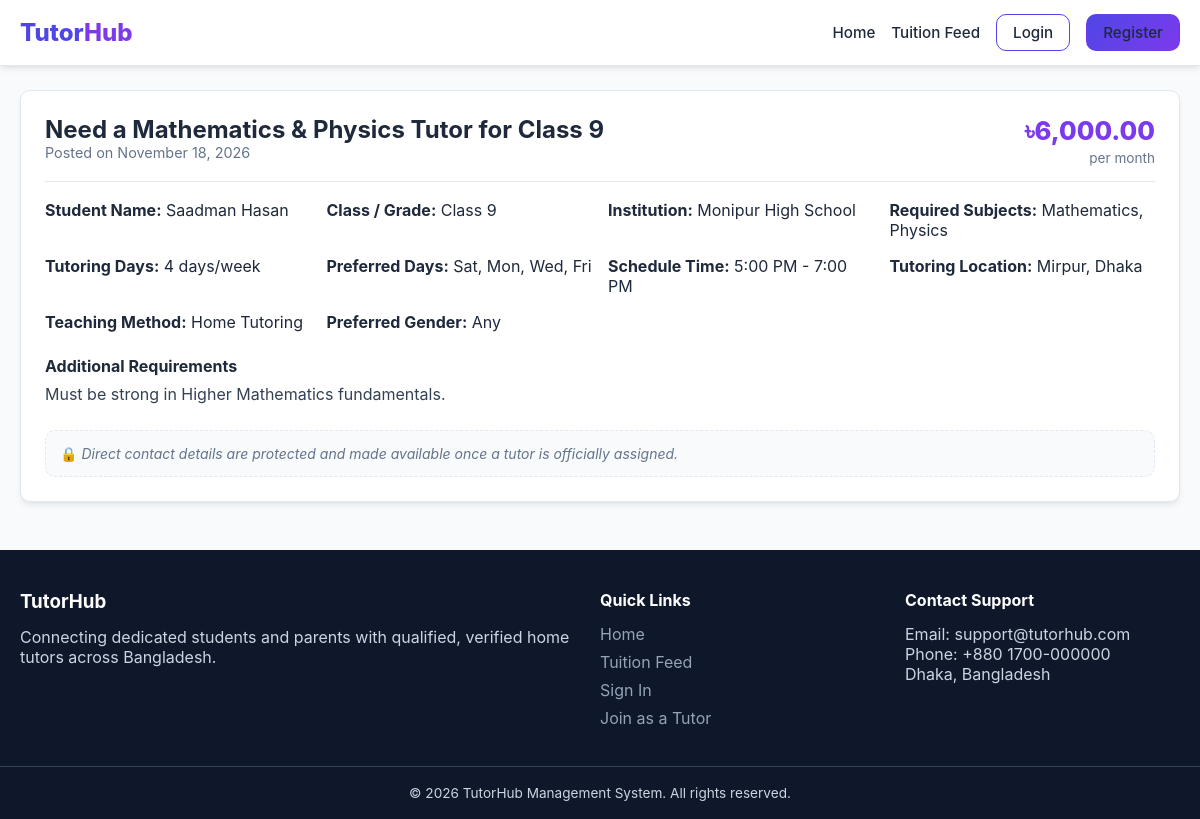
Screenshot of /tuition-details.php?id=1 with the database file from the repository.
### tables this page shows
CREATE TABLE `tuition_posts` (
  `id` INT AUTO_INCREMENT PRIMARY KEY,
  `student_id` INT NOT NULL,
  `title` VARCHAR(200) NOT NULL,
  `student_name` VARCHAR(100) NOT NULL,
  `student_class` VARCHAR(50) NOT NULL,
  `institution_name` VARCHAR(150),
  `location` VARCHAR(100) NOT NULL,
  `tutoring_days_per_week` INT NOT NULL,
  `preferred_days` VARCHAR(150) NOT NULL,
  `preferred_time` VARCHAR(100) NOT NULL,
  `teaching_method` ENUM('Home Tutoring', 'Online Tutoring', 'Both') DEFAULT 'Home Tutoring',
  `monthly_salary` DECIMAL(10,2) NOT NULL,
  `preferred_tutor_gender` ENUM('Any', 'Male', 'Female') DEFAULT 'Any',
  `additional_requirements` TEXT,
  `approval_status` ENUM('pending', 'approved', 'rejected') DEFAULT 'pending',
  `tuition_status` ENUM('open', 'assigned', 'closed') DEFAULT 'open',
  `created_at` TIMESTAMP DEFAULT CURRENT_TIMESTAMP,
  FOREIGN KEY (`student_id`) REFERENCES `users`(`id`) ON DELETE CASCADE
);

### functions.php (called while the page is built, shortened)
<?php
function format_taka($amount) {
    return '৳' . number_format($amount, 2);
}

### tuition-details.php (the view, shortened to what this page needs)
<?php
require_once 'config/database.php';
require_once 'includes/functions.php';
require_once 'includes/header.php';
$id = (int)($_GET['id'] ?? 0);
$stmt = $conn->prepare("SELECT t.*, u.full_name as poster_name, u.phone as poster_phone, GROUP_CONCAT(s.subject_name SEPARATOR ', ') AS subject_list
                        FROM tuition_posts t
                        JOIN users u ON t.student_id = u.id
                        LEFT JOIN tuition_subjects s ON t.id = s.tuition_id
                        WHERE t.id = ?
                        GROUP BY t.id");
$stmt->bind_param("i", $id);
$stmt->execute();
$post = $stmt->get_result()->fetch_assoc();
$is_logged_in = isset($_SESSION['user_id']);
$user_role = $is_logged_in ? $_SESSION['user_role'] : null;
$user_id = $is_logged_in ? $_SESSION['user_id'] : null;
?>
<div class="card">
    <div style="display: flex; justify-content: space-between; align-items: flex-start; border-bottom: 1px solid var(--border); padding-bottom: 14px; margin-bottom: 18px;">
        <div>
            <h2><?= htmlspecialchars($post['title']); ?></h2>
            <p style="color: var(--text-muted); font-size: 0.9rem;">Posted on <?= date('F j, Y', strtotime($post['created_at'])); ?></p>
        </div>
        <div style="text-align: right;">
            <div style="font-size: 1.6rem; font-weight: 800; color: var(--secondary);"><?= format_taka($post['monthly_salary']); ?></div>
            <span style="font-size: 0.85rem; color: var(--text-muted);">per month</span>
        </div>
    </div>
    <div style="display: grid; grid-template-columns: repeat(auto-fit, minmax(240px, 1fr)); gap: 16px; margin-bottom: 24px;">
        <div><strong>Student Name:</strong> <?= htmlspecialchars($post['student_name']); ?></div>
        <div><strong>Class / Grade:</strong> <?= htmlspecialchars($post['student_class']); ?></div>
        <div><strong>Institution:</strong> <?= htmlspecialchars($post['institution_name'] ?: 'Not stated'); ?></div>
        <div><strong>Required Subjects:</strong> <?= htmlspecialchars($post['subject_list'] ?? 'None specified'); ?></div>
        <div><strong>Tutoring Days:</strong> <?= $post['tutoring_days_per_week']; ?> days/week</div>
        <div><strong>Preferred Days:</strong> <?= htmlspecialchars($post['preferred_days']); ?></div>
        <div><strong>Schedule Time:</strong> <?= htmlspecialchars($post['preferred_time']); ?></div>
        <div><strong>Tutoring Location:</strong> <?= htmlspecialchars($post['location']); ?></div>
        <div><strong>Teaching Method:</strong> <?= htmlspecialchars($post['teaching_method']); ?></div>
        <div><strong>Preferred Gender:</strong> <?= htmlspecialchars($post['preferred_tutor_gender']); ?></div>
    </div>
    <div style="margin-bottom: 24px;">
        <h4>Additional Requirements</h4>
        <p style="margin-top: 6px; color: #334155; line-height: 1.5;"><?= nl2br(htmlspecialchars($post['additional_requirements'] ?: 'None')); ?></p>
    </div>
    <div style="background: #f8fafc; padding: 14px; border-radius: var(--radius); border: 1px dashed var(--border);">
        <?php if ($user_role === 'admin' || $user_id == $post['student_id']): ?>
            <p><strong>Direct Contact:</strong> <?= htmlspecialchars($post['poster_phone']); ?> (Student / Guardian)</p>
        <?php else: ?>
            <p style="color: var(--text-muted); font-size: 0.875rem;">🔒 <em>Direct contact details are protected and made available once a tutor is officially assigned.</em></p>
        <?php endif; ?>
    </div>
</div>
<?php require_once 'includes/footer.php'; ?>

### style.css (style rules this page uses)
:root { --primary: #4f46e5; --primary-hover: #4338ca; --secondary: #7c3aed; --bg-main: #f8fafc; --surface: #ffffff; --text-main: #1e293b; --text-muted: #64748b; --border: #e2e8f0; --success: #10b981; --warning: #f59e0b; --danger: #ef4444; --shadow: 0 4px 6px -1px rgba(0, 0, 0, 0.08), 0 2px 4px -2px rgba(0, 0, 0, 0.05); --radius: 10px; }
* { box-sizing: border-box; margin: 0; padding: 0; font-family: -apple-system, BlinkMacSystemFont, "Segoe UI", Roboto, Helvetica, Arial, sans-serif; }
body { background-color: var(--bg-main); color: var(--text-main); display: flex; flex-direction: column; min-height: 100vh; }
.card { background: var(--surface); border-radius: var(--radius); border: 1px solid var(--border); box-shadow: var(--shadow); padding: 24px; margin-bottom: 24px; }

### rows the page displays
tuition_posts: title "Need a Mathematics & Physics Tutor for Class 9", created_at "November 18, 2026", monthly_salary "৳6,000.00", student_name "Saadman Hasan", student_class "Class 9", institution_name "Monipur High School", tutoring_days_per_week "4", preferred_days "Sat, Mon, Wed, Fri", preferred_time "5:00 PM - 7:00 PM", location "Mirpur, Dhaka", teaching_method "Home Tutoring", preferred_tutor_gender "Any", additional_requirements "Must be strong in Higher Mathematics fundamentals."

### other values shown
$post['subject_list'] "Mathematics, Physics"
